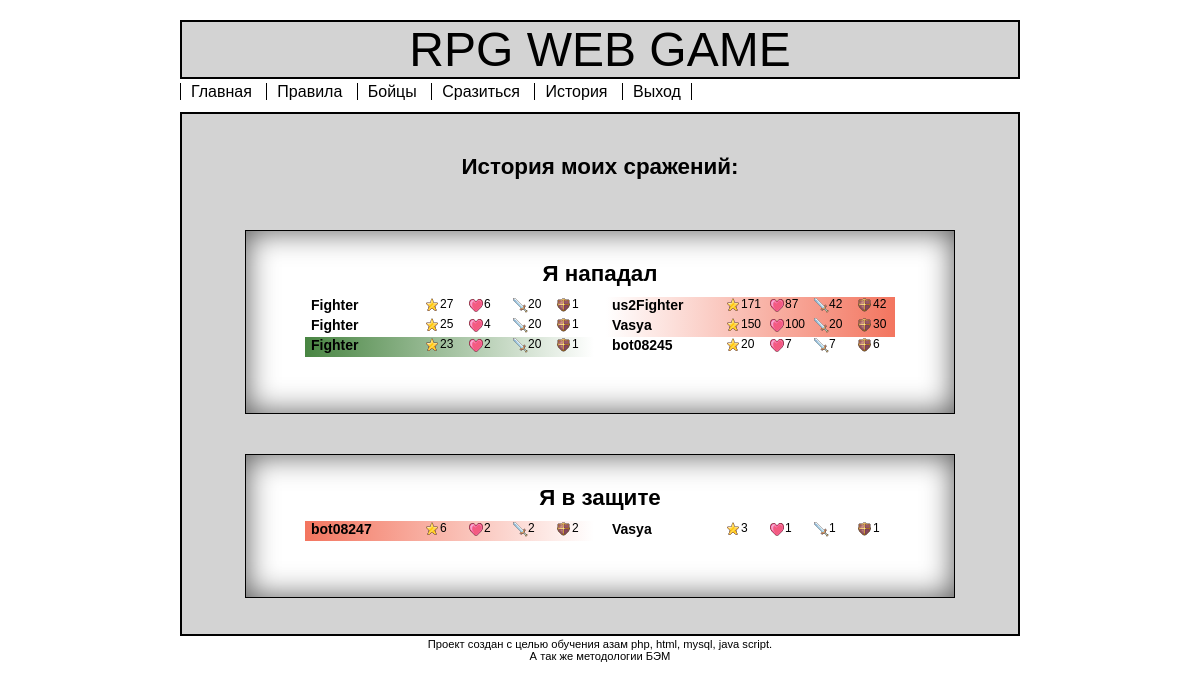
The page /game/history.php (signed in) on the database its author committed.
### tables this page shows
CREATE TABLE `history` (
  `id` int(11) NOT NULL,
  `datetime` datetime NOT NULL,
  `user_id_w` int(11) NOT NULL,
  `name_w` varchar(25) NOT NULL,
  `hp_w` int(11) NOT NULL,
  `attack_w` int(11) NOT NULL,
  `shield_w` int(11) NOT NULL,
  `user_id_a` int(11) NOT NULL,
  `name_a` varchar(25) NOT NULL,
  `hp_a` int(11) NOT NULL,
  `attack_a` int(11) NOT NULL,
  `shield_a` int(11) NOT NULL,
  `resut` int(11) NOT NULL
);

### game/game_functions.php (called while the page is built, shortened)
<?php
function get_user_historys( $user_id, $prefix ){
	global $link;
	$sql = "SELECT * FROM history WHERE user_id".$prefix."=$user_id";
	$result = mysqli_query($link, $sql);
	$historys = mysqli_fetch_all($result, MYSQLI_ASSOC);
	return $historys;
}
?>

### common-functions.php (the view, shortened to what this page needs)
<?php
function get_html_warrior_string( $warrior ){
    echo ("
    <div class='warrior-str'>
    <div class='warrior-str__element warrior-str__element_name warrior-str_left'>".$warrior["name"]."</div>");
    if( isset($warrior["shield"]) ){
        echo ("
        <div class='warrior-str__element warrior-str_right'>
            <img class='warrior-str__element__img' src='/img/shield16.png'>
            <div class='warrior-str__element__txt warrior-str_right'>".$warrior["shield"]."</div>
        </div>
        ");
    }
    if( isset($warrior["attack"]) ){
        echo ("
        <div class='warrior-str__element warrior-str_right'>
            <img class='warrior-str__element__img' src='/img/attack16.png'>
            <div class='warrior-str__element__txt warrior-str_right'>".$warrior["attack"]."</div>
        </div>
        ");
    }
    if( isset($warrior["hp"]) ){
        echo ("
            <div class='warrior-str__element warrior-str_right'>
                <img class='warrior-str__element__img' src='/img/hp16.png'>
                <div class='warrior-str__element__txt warrior-str_right'>".$warrior["hp"]."</div>
            </div>
        ");
    }
    echo ("
    <div class='warrior-str__element warrior-str_right'>
        <img class='warrior-str__element__img' src='/img/level16.png'>
        <div class='warrior-str__element__txt warrior-str_right'>".$warrior["level"]."</div>
    </div>
    </div>
    ");
}
?>

### header.php (shortened to what this page needs)
<?php
	require_once("login/db-connect.php");
	require_once("common-functions.php");
	require_once("game/game_functions.php");
?>
<!DOCTYPE html>
<html lang="ru">
<head>
	<link rel="stylesheet" href="/css/main-style.css">
	<link rel="stylesheet" href="/css/bem-files.css">
	<link rel="stylesheet" href="/css/flat-radio-btn.css">
</head>
<body>
	<header class="main-header">
		RPG WEB GAME
	</header>

### navbar.php (shortened to what this page needs)
<nav class="navbar">
	<a class="navbar__a" href="/index.php">Главная</a>
	<a class="navbar__a" href="/instructions.php">Правила</a>
	<?php if( empty($_SESSION['user_id']) ): ?>
		<a class="navbar__a" href="/login/registration.php">Регистрация</a>
	<?php else: ?>
		<a class="navbar__a" href="/game/warriors.php">Бойцы</a>
		<a class="navbar__a" href="/game/select_apponent.php">Сразиться</a>
		<a class="navbar__a" href="/game/history.php">История</a></li>
		<a class="navbar__a" href="/login/logout.php">Выход</a>
	<?php endif ?>
</nav>

### game/history.php (shortened to what this page needs)
<?php
include('../header.php');
include('../navbar.php');
?>
<main class="main-block">
	<div class="main-block__caption">
	    История моих сражений:
	</div>
    <div class="all-forms all-forms_warriors-form">
        <div class="battle-form__results">
			<div class="all-forms__caption grid-cap">Я нападал</div>
            <?php
                $historys = get_user_historys( $_SESSION['user_id'], "_w" );
            ?>
            <?php foreach($historys as $history): ?>
                <?php
                $warrior = extract_warrior( $history, "_w" );
                $apponent = extract_warrior( $history, "_a" );
                ?>
                <div class="it1 <?= $history["resut"]>=0?"greenfon-right":" ";?>"><?php get_html_warrior_string( $warrior ); ?></div>
                <div class="it1 <?= $history["resut"]<0?"redfon-left":" ";?>"><?php get_html_warrior_string( $apponent ); ?></div>
			<?php endforeach; ?>
		</div>
        <br><br>
    </div>
    <div class="all-forms all-forms_warriors-form">
        <div class="battle-form__results">
			<div class="all-forms__caption grid-cap">Я в защите</div>
            <?php
                $historys = get_user_historys( $_SESSION['user_id'], "_a" );
            ?>
            <?php foreach($historys as $history): ?>
                <?php
                $warrior = extract_warrior( $history, "_w" );
                $apponent = extract_warrior( $history, "_a" );
                ?>
                <div class="it1 <?= $history["resut"]>=0?"redfon-right":" ";?>"><?php get_html_warrior_string( $warrior ); ?></div>
                <div class="it1 <?= $history["resut"]<0?"greenfon-left":" ";?>""><?php get_html_warrior_string( $apponent ); ?></div>
			<?php endforeach; ?>
		</div>
        <br><br>
    </div>
    <br><br>
</main>
<?php
include('../footer.php');
?>

### footer.php
<footer class="main-footer">
	Проект создан с целью обучения азам php, html, mysql, java script. <br>
	А так же методологии БЭМ
</footer>
</body>
</html>

### css/main-style.css (style rules this page uses)
* { padding: 0; margin: 0; font-size: 100%; font-family: "Lucida Sans Unicode", "Lucida Grande", Sans-Serif; }
body { max-width: 840px; min-width: 550px; margin: auto; }

### blocks/main-header/main-header.css (style rules this page uses)
.main-header { border: 2px solid black; text-align: center; margin-top: 20px; font-size: 300%; background-color: #D3D3D3; }

### blocks/main-block/main-block.css (style rules this page uses)
.main-block { border: 2px solid black; background-color: #D3D3D3; min-height: 520px; }

### blocks/main-block/main-block__caption.css (style rules this page uses)
.main-block__caption { padding-top: 40px; padding-bottom: 10px; width: 100%; text-align: center; font-weight: bold; font-size: 1.4em; }

### blocks/main-footer/main-footer.css (style rules this page uses)
.main-footer { text-align: center; margin-top: 2px; font-size: 70%; }

### blocks/all-forms/all-forms.css (style rules this page uses)
.all-forms { border: 1px solid black; background-color: #fff; box-shadow: inset 0 0 30px #555; padding: 20px; text-align: center; }

### blocks/all-forms/all-forms__caption.css (style rules this page uses)
.all-forms__caption { padding-top: 10px; padding-bottom: 10px; width: 100%; text-align: center; font-weight: bold; font-size: 1.4em; }

### blocks/navbar/navbar.css (style rules this page uses)
.navbar { border: none; height: 1.8em; padding-top: 4px; text-align: left; }
.navbar :last-child { border-right: 1px solid black; }

### blocks/navbar/navbar__a.css (style rules this page uses)
.navbar__a { color: black; text-decoration: none; padding: 0px 10px; border-left: 1px solid black; }

### blocks/all-forms/all-forms_warriors-form.css (style rules this page uses)
.all-forms_warriors-form { width: 80%; margin: auto; margin-top: 40px; }

### blocks/warrior-str/warrior-str.css (style rules this page uses)
.warrior-str { font-family: "Lucida Sans Unicode", "Lucida Grande", Sans-Serif; height: 18px; text-align: left; width: 289px; }
.warrior-str__element { padding-left: 6px; margin-right: 2px; }
.warrior-str__element_name { font-size: 14px; font-weight: bold; }
.warrior-str__element__img { width: 16px; height: 16px; border: none; }
.warrior-str__element__txt { width: 20px; font-size: 12px; }
.warrior-str_left { float: left; }
.warrior-str_right { float:right; }

### blocks/battle-form/battle-form__results.css (style rules this page uses)
.battle-form__results { display: grid; width: 90%; margin: 0 auto; grid-template-columns: 1fr 1fr; justify-items: center; align-items: start; grid-auto-rows: minmax(16px, auto); }
.grid-cap { grid-column: 1 / 3; }
.it1 { width: 289px; display: block; }
.redfon-left { background: linear-gradient(to left, #f3755f, #ffffff); }
.greenfon-right { background: linear-gradient(to right, #488542, #ffffff); }
.redfon-right { background: linear-gradient(to right, #f3755f, #ffffff); }

### rows shown on the page
history: shield "1 42", attack "20 42", hp "6 87", level "27 171"
history: shield "1 30", attack "20 20", hp "4 100", level "25 150", name_a "Vasya", user_id_a "3"
history: shield "1 6", attack "20 7", hp "2 7", level "23 20"
history: name_w "bot08247", shield "2 1", attack "2 1", hp "2 1", level "6"
